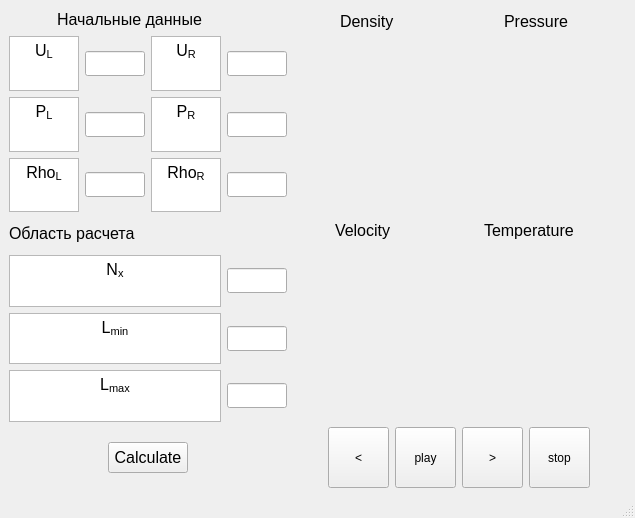
<?xml version="1.0" encoding="UTF-8"?>
<ui version="4.0">
 <class>View</class>
 <widget class="QMainWindow" name="View">
  <property name="geometry">
   <rect>
    <x>0</x>
    <y>0</y>
    <width>635</width>
    <height>518</height>
   </rect>
  </property>
  <property name="minimumSize">
   <size>
    <width>635</width>
    <height>518</height>
   </size>
  </property>
  <property name="windowTitle">
   <string>Shock tube</string>
  </property>
  <widget class="QWidget" name="centralwidget">
   <layout class="QGridLayout" name="gridLayout_8">
    <item row="0" column="0">
     <layout class="QGridLayout" name="gridLayout_7">
      <item row="0" column="0">
       <layout class="QGridLayout" name="gridLayout_3">
        <item row="0" column="0" alignment="Qt::AlignHCenter">
         <widget class="QLabel" name="label_11">
          <property name="sizePolicy">
           <sizepolicy hsizetype="Minimum" vsizetype="Minimum">
            <horstretch>0</horstretch>
            <verstretch>0</verstretch>
           </sizepolicy>
          </property>
          <property name="minimumSize">
           <size>
            <width>181</width>
            <height>21</height>
           </size>
          </property>
          <property name="maximumSize">
           <size>
            <width>181</width>
            <height>21</height>
           </size>
          </property>
          <property name="font">
           <font>
            <pointsize>12</pointsize>
           </font>
          </property>
          <property name="text">
           <string>Начальные данные</string>
          </property>
         </widget>
        </item>
        <item row="1" column="0">
         <layout class="QGridLayout" name="gridLayout_2">
          <item row="1" column="3">
           <widget class="QLineEdit" name="PressureRight">
            <property name="sizePolicy">
             <sizepolicy hsizetype="Minimum" vsizetype="Minimum">
              <horstretch>0</horstretch>
              <verstretch>0</verstretch>
             </sizepolicy>
            </property>
            <property name="minimumSize">
             <size>
              <width>60</width>
              <height>25</height>
             </size>
            </property>
            <property name="maximumSize">
             <size>
              <width>60</width>
              <height>25</height>
             </size>
            </property>
           </widget>
          </item>
          <item row="0" column="1">
           <widget class="QLineEdit" name="VelocityLeft">
            <property name="sizePolicy">
             <sizepolicy hsizetype="Minimum" vsizetype="Minimum">
              <horstretch>0</horstretch>
              <verstretch>0</verstretch>
             </sizepolicy>
            </property>
            <property name="minimumSize">
             <size>
              <width>60</width>
              <height>25</height>
             </size>
            </property>
            <property name="maximumSize">
             <size>
              <width>60</width>
              <height>25</height>
             </size>
            </property>
            <property name="text">
             <string/>
            </property>
           </widget>
          </item>
          <item row="1" column="1">
           <widget class="QLineEdit" name="PressureLeft">
            <property name="sizePolicy">
             <sizepolicy hsizetype="Minimum" vsizetype="Minimum">
              <horstretch>0</horstretch>
              <verstretch>0</verstretch>
             </sizepolicy>
            </property>
            <property name="minimumSize">
             <size>
              <width>60</width>
              <height>25</height>
             </size>
            </property>
            <property name="maximumSize">
             <size>
              <width>60</width>
              <height>25</height>
             </size>
            </property>
            <property name="text">
             <string/>
            </property>
           </widget>
          </item>
          <item row="0" column="3">
           <widget class="QLineEdit" name="VelocityRight">
            <property name="sizePolicy">
             <sizepolicy hsizetype="Minimum" vsizetype="Minimum">
              <horstretch>0</horstretch>
              <verstretch>0</verstretch>
             </sizepolicy>
            </property>
            <property name="minimumSize">
             <size>
              <width>60</width>
              <height>25</height>
             </size>
            </property>
            <property name="maximumSize">
             <size>
              <width>60</width>
              <height>25</height>
             </size>
            </property>
           </widget>
          </item>
          <item row="2" column="1">
           <widget class="QLineEdit" name="DensityLeft">
            <property name="sizePolicy">
             <sizepolicy hsizetype="Minimum" vsizetype="Minimum">
              <horstretch>0</horstretch>
              <verstretch>0</verstretch>
             </sizepolicy>
            </property>
            <property name="minimumSize">
             <size>
              <width>60</width>
              <height>25</height>
             </size>
            </property>
            <property name="maximumSize">
             <size>
              <width>60</width>
              <height>25</height>
             </size>
            </property>
            <property name="text">
             <string/>
            </property>
           </widget>
          </item>
          <item row="2" column="3">
           <widget class="QLineEdit" name="DensityRight">
            <property name="sizePolicy">
             <sizepolicy hsizetype="Minimum" vsizetype="Minimum">
              <horstretch>0</horstretch>
              <verstretch>0</verstretch>
             </sizepolicy>
            </property>
            <property name="minimumSize">
             <size>
              <width>60</width>
              <height>25</height>
             </size>
            </property>
            <property name="maximumSize">
             <size>
              <width>60</width>
              <height>25</height>
             </size>
            </property>
           </widget>
          </item>
          <item row="0" column="0">
           <widget class="QTextEdit" name="textEdit_4">
            <property name="html">
             <string>&lt;!DOCTYPE HTML PUBLIC &quot;-//W3C//DTD HTML 4.0//EN&quot; &quot;http://www.w3.org/TR/REC-html40/strict.dtd&quot;&gt;
&lt;html&gt;&lt;head&gt;&lt;meta name=&quot;qrichtext&quot; content=&quot;1&quot; /&gt;&lt;style type=&quot;text/css&quot;&gt;
p, li { white-space: pre-wrap; }
&lt;/style&gt;&lt;/head&gt;&lt;body style=&quot; font-family:'MS Shell Dlg 2'; font-size:7.8pt; font-weight:400; font-style:normal;&quot;&gt;
&lt;p align=&quot;center&quot; style=&quot; margin-top:0px; margin-bottom:0px; margin-left:0px; margin-right:0px; -qt-block-indent:0; text-indent:0px;&quot;&gt;&lt;span style=&quot; font-size:12pt;&quot;&gt;U&lt;/span&gt;&lt;span style=&quot; font-size:12pt; vertical-align:sub;&quot;&gt;L&lt;/span&gt;&lt;/p&gt;&lt;/body&gt;&lt;/html&gt;</string>
            </property>
           </widget>
          </item>
          <item row="0" column="2">
           <widget class="QTextEdit" name="textEdit_5">
            <property name="html">
             <string>&lt;!DOCTYPE HTML PUBLIC &quot;-//W3C//DTD HTML 4.0//EN&quot; &quot;http://www.w3.org/TR/REC-html40/strict.dtd&quot;&gt;
&lt;html&gt;&lt;head&gt;&lt;meta name=&quot;qrichtext&quot; content=&quot;1&quot; /&gt;&lt;style type=&quot;text/css&quot;&gt;
p, li { white-space: pre-wrap; }
&lt;/style&gt;&lt;/head&gt;&lt;body style=&quot; font-family:'MS Shell Dlg 2'; font-size:7.8pt; font-weight:400; font-style:normal;&quot;&gt;
&lt;p align=&quot;center&quot; style=&quot; margin-top:0px; margin-bottom:0px; margin-left:0px; margin-right:0px; -qt-block-indent:0; text-indent:0px;&quot;&gt;&lt;span style=&quot; font-size:12pt;&quot;&gt;U&lt;/span&gt;&lt;span style=&quot; font-size:12pt; vertical-align:sub;&quot;&gt;R&lt;/span&gt;&lt;/p&gt;&lt;/body&gt;&lt;/html&gt;</string>
            </property>
           </widget>
          </item>
          <item row="1" column="0">
           <widget class="QTextEdit" name="textEdit_6">
            <property name="html">
             <string>&lt;!DOCTYPE HTML PUBLIC &quot;-//W3C//DTD HTML 4.0//EN&quot; &quot;http://www.w3.org/TR/REC-html40/strict.dtd&quot;&gt;
&lt;html&gt;&lt;head&gt;&lt;meta name=&quot;qrichtext&quot; content=&quot;1&quot; /&gt;&lt;style type=&quot;text/css&quot;&gt;
p, li { white-space: pre-wrap; }
&lt;/style&gt;&lt;/head&gt;&lt;body style=&quot; font-family:'MS Shell Dlg 2'; font-size:7.8pt; font-weight:400; font-style:normal;&quot;&gt;
&lt;p align=&quot;center&quot; style=&quot; margin-top:0px; margin-bottom:0px; margin-left:0px; margin-right:0px; -qt-block-indent:0; text-indent:0px;&quot;&gt;&lt;span style=&quot; font-size:12pt;&quot;&gt;P&lt;/span&gt;&lt;span style=&quot; font-size:12pt; vertical-align:sub;&quot;&gt;L&lt;/span&gt;&lt;/p&gt;&lt;/body&gt;&lt;/html&gt;</string>
            </property>
           </widget>
          </item>
          <item row="2" column="0">
           <widget class="QTextEdit" name="textEdit_7">
            <property name="html">
             <string>&lt;!DOCTYPE HTML PUBLIC &quot;-//W3C//DTD HTML 4.0//EN&quot; &quot;http://www.w3.org/TR/REC-html40/strict.dtd&quot;&gt;
&lt;html&gt;&lt;head&gt;&lt;meta name=&quot;qrichtext&quot; content=&quot;1&quot; /&gt;&lt;style type=&quot;text/css&quot;&gt;
p, li { white-space: pre-wrap; }
&lt;/style&gt;&lt;/head&gt;&lt;body style=&quot; font-family:'MS Shell Dlg 2'; font-size:7.8pt; font-weight:400; font-style:normal;&quot;&gt;
&lt;p align=&quot;center&quot; style=&quot; margin-top:0px; margin-bottom:0px; margin-left:0px; margin-right:0px; -qt-block-indent:0; text-indent:0px;&quot;&gt;&lt;span style=&quot; font-size:12pt;&quot;&gt;Rho&lt;/span&gt;&lt;span style=&quot; font-size:12pt; vertical-align:sub;&quot;&gt;L&lt;/span&gt;&lt;/p&gt;&lt;/body&gt;&lt;/html&gt;</string>
            </property>
           </widget>
          </item>
          <item row="1" column="2">
           <widget class="QTextEdit" name="textEdit_8">
            <property name="html">
             <string>&lt;!DOCTYPE HTML PUBLIC &quot;-//W3C//DTD HTML 4.0//EN&quot; &quot;http://www.w3.org/TR/REC-html40/strict.dtd&quot;&gt;
&lt;html&gt;&lt;head&gt;&lt;meta name=&quot;qrichtext&quot; content=&quot;1&quot; /&gt;&lt;style type=&quot;text/css&quot;&gt;
p, li { white-space: pre-wrap; }
&lt;/style&gt;&lt;/head&gt;&lt;body style=&quot; font-family:'MS Shell Dlg 2'; font-size:7.8pt; font-weight:400; font-style:normal;&quot;&gt;
&lt;p align=&quot;center&quot; style=&quot; margin-top:0px; margin-bottom:0px; margin-left:0px; margin-right:0px; -qt-block-indent:0; text-indent:0px;&quot;&gt;&lt;span style=&quot; font-size:12pt;&quot;&gt;P&lt;/span&gt;&lt;span style=&quot; font-size:12pt; vertical-align:sub;&quot;&gt;R&lt;/span&gt;&lt;/p&gt;&lt;/body&gt;&lt;/html&gt;</string>
            </property>
           </widget>
          </item>
          <item row="2" column="2">
           <widget class="QTextEdit" name="textEdit_9">
            <property name="html">
             <string>&lt;!DOCTYPE HTML PUBLIC &quot;-//W3C//DTD HTML 4.0//EN&quot; &quot;http://www.w3.org/TR/REC-html40/strict.dtd&quot;&gt;
&lt;html&gt;&lt;head&gt;&lt;meta name=&quot;qrichtext&quot; content=&quot;1&quot; /&gt;&lt;style type=&quot;text/css&quot;&gt;
p, li { white-space: pre-wrap; }
&lt;/style&gt;&lt;/head&gt;&lt;body style=&quot; font-family:'MS Shell Dlg 2'; font-size:7.8pt; font-weight:400; font-style:normal;&quot;&gt;
&lt;p align=&quot;center&quot; style=&quot; margin-top:0px; margin-bottom:0px; margin-left:0px; margin-right:0px; -qt-block-indent:0; text-indent:0px;&quot;&gt;&lt;span style=&quot; font-size:12pt;&quot;&gt;Rho&lt;/span&gt;&lt;span style=&quot; font-size:12pt; vertical-align:sub;&quot;&gt;R&lt;/span&gt;&lt;/p&gt;&lt;/body&gt;&lt;/html&gt;</string>
            </property>
           </widget>
          </item>
         </layout>
        </item>
       </layout>
      </item>
      <item row="0" column="1" rowspan="3">
       <layout class="QGridLayout" name="gridLayout">
        <item row="0" column="0" alignment="Qt::AlignHCenter">
         <widget class="QLabel" name="label">
          <property name="sizePolicy">
           <sizepolicy hsizetype="Minimum" vsizetype="Minimum">
            <horstretch>0</horstretch>
            <verstretch>0</verstretch>
           </sizepolicy>
          </property>
          <property name="minimumSize">
           <size>
            <width>70</width>
            <height>25</height>
           </size>
          </property>
          <property name="maximumSize">
           <size>
            <width>70</width>
            <height>25</height>
           </size>
          </property>
          <property name="font">
           <font>
            <pointsize>12</pointsize>
           </font>
          </property>
          <property name="text">
           <string>Density</string>
          </property>
         </widget>
        </item>
        <item row="0" column="1" alignment="Qt::AlignHCenter">
         <widget class="QLabel" name="label_3">
          <property name="sizePolicy">
           <sizepolicy hsizetype="Minimum" vsizetype="Minimum">
            <horstretch>0</horstretch>
            <verstretch>0</verstretch>
           </sizepolicy>
          </property>
          <property name="minimumSize">
           <size>
            <width>80</width>
            <height>25</height>
           </size>
          </property>
          <property name="maximumSize">
           <size>
            <width>80</width>
            <height>25</height>
           </size>
          </property>
          <property name="font">
           <font>
            <pointsize>12</pointsize>
           </font>
          </property>
          <property name="text">
           <string>Pressure</string>
          </property>
         </widget>
        </item>
        <item row="1" column="0">
         <widget class="QCustomPlot" name="DensityPlot" native="true">
          <property name="sizePolicy">
           <sizepolicy hsizetype="Expanding" vsizetype="Expanding">
            <horstretch>0</horstretch>
            <verstretch>0</verstretch>
           </sizepolicy>
          </property>
          <property name="minimumSize">
           <size>
            <width>200</width>
            <height>150</height>
           </size>
          </property>
         </widget>
        </item>
        <item row="1" column="1">
         <widget class="QCustomPlot" name="PressurePlot" native="true">
          <property name="sizePolicy">
           <sizepolicy hsizetype="Expanding" vsizetype="Expanding">
            <horstretch>0</horstretch>
            <verstretch>0</verstretch>
           </sizepolicy>
          </property>
          <property name="minimumSize">
           <size>
            <width>200</width>
            <height>150</height>
           </size>
          </property>
         </widget>
        </item>
        <item row="2" column="0" alignment="Qt::AlignHCenter">
         <widget class="QLabel" name="label_2">
          <property name="sizePolicy">
           <sizepolicy hsizetype="Minimum" vsizetype="Minimum">
            <horstretch>0</horstretch>
            <verstretch>0</verstretch>
           </sizepolicy>
          </property>
          <property name="minimumSize">
           <size>
            <width>80</width>
            <height>25</height>
           </size>
          </property>
          <property name="maximumSize">
           <size>
            <width>80</width>
            <height>25</height>
           </size>
          </property>
          <property name="font">
           <font>
            <pointsize>12</pointsize>
           </font>
          </property>
          <property name="text">
           <string>Velocity</string>
          </property>
         </widget>
        </item>
        <item row="2" column="1" alignment="Qt::AlignHCenter">
         <widget class="QLabel" name="label_4">
          <property name="sizePolicy">
           <sizepolicy hsizetype="Minimum" vsizetype="Minimum">
            <horstretch>0</horstretch>
            <verstretch>0</verstretch>
           </sizepolicy>
          </property>
          <property name="minimumSize">
           <size>
            <width>120</width>
            <height>25</height>
           </size>
          </property>
          <property name="maximumSize">
           <size>
            <width>120</width>
            <height>25</height>
           </size>
          </property>
          <property name="font">
           <font>
            <pointsize>12</pointsize>
           </font>
          </property>
          <property name="text">
           <string>Temperature</string>
          </property>
         </widget>
        </item>
        <item row="3" column="0">
         <widget class="QCustomPlot" name="VelocityPlot" native="true">
          <property name="sizePolicy">
           <sizepolicy hsizetype="Expanding" vsizetype="Expanding">
            <horstretch>0</horstretch>
            <verstretch>0</verstretch>
           </sizepolicy>
          </property>
          <property name="minimumSize">
           <size>
            <width>200</width>
            <height>150</height>
           </size>
          </property>
         </widget>
        </item>
        <item row="3" column="1">
         <widget class="QCustomPlot" name="TemperaturePlot" native="true">
          <property name="sizePolicy">
           <sizepolicy hsizetype="Expanding" vsizetype="Expanding">
            <horstretch>0</horstretch>
            <verstretch>0</verstretch>
           </sizepolicy>
          </property>
          <property name="minimumSize">
           <size>
            <width>200</width>
            <height>150</height>
           </size>
          </property>
         </widget>
        </item>
       </layout>
      </item>
      <item row="3" column="1">
       <layout class="QGridLayout" name="gridLayout_6">
        <item row="0" column="2">
         <widget class="QPushButton" name="Play">
          <property name="sizePolicy">
           <sizepolicy hsizetype="Minimum" vsizetype="Minimum">
            <horstretch>0</horstretch>
            <verstretch>0</verstretch>
           </sizepolicy>
          </property>
          <property name="minimumSize">
           <size>
            <width>61</width>
            <height>61</height>
           </size>
          </property>
          <property name="maximumSize">
           <size>
            <width>61</width>
            <height>61</height>
           </size>
          </property>
          <property name="text">
           <string>play</string>
          </property>
          <property name="icon">
           <iconset>
            <normaloff>../build-sod-Desktop_Qt_5_13_1_MinGW_64_bit-Debug/debug/play.jpg</normaloff>../build-sod-Desktop_Qt_5_13_1_MinGW_64_bit-Debug/debug/play.jpg</iconset>
          </property>
          <property name="iconSize">
           <size>
            <width>50</width>
            <height>50</height>
           </size>
          </property>
         </widget>
        </item>
        <item row="0" column="3">
         <widget class="QPushButton" name="Right">
          <property name="sizePolicy">
           <sizepolicy hsizetype="Minimum" vsizetype="Minimum">
            <horstretch>0</horstretch>
            <verstretch>0</verstretch>
           </sizepolicy>
          </property>
          <property name="minimumSize">
           <size>
            <width>61</width>
            <height>61</height>
           </size>
          </property>
          <property name="maximumSize">
           <size>
            <width>61</width>
            <height>61</height>
           </size>
          </property>
          <property name="text">
           <string>&gt;</string>
          </property>
          <property name="icon">
           <iconset>
            <normaloff>../build-sod-Desktop_Qt_5_13_1_MinGW_64_bit-Debug/debug/right.jpg</normaloff>../build-sod-Desktop_Qt_5_13_1_MinGW_64_bit-Debug/debug/right.jpg</iconset>
          </property>
          <property name="iconSize">
           <size>
            <width>50</width>
            <height>50</height>
           </size>
          </property>
         </widget>
        </item>
        <item row="0" column="0">
         <spacer name="horizontalSpacer">
          <property name="orientation">
           <enum>Qt::Horizontal</enum>
          </property>
          <property name="sizeHint" stdset="0">
           <size>
            <width>40</width>
            <height>20</height>
           </size>
          </property>
         </spacer>
        </item>
        <item row="0" column="1">
         <widget class="QPushButton" name="Left">
          <property name="sizePolicy">
           <sizepolicy hsizetype="Minimum" vsizetype="Minimum">
            <horstretch>0</horstretch>
            <verstretch>0</verstretch>
           </sizepolicy>
          </property>
          <property name="minimumSize">
           <size>
            <width>61</width>
            <height>61</height>
           </size>
          </property>
          <property name="maximumSize">
           <size>
            <width>61</width>
            <height>61</height>
           </size>
          </property>
          <property name="text">
           <string>&lt;</string>
          </property>
          <property name="icon">
           <iconset>
            <normaloff>../build-sod-Desktop_Qt_5_13_1_MinGW_64_bit-Debug/debug/left.jpg</normaloff>../build-sod-Desktop_Qt_5_13_1_MinGW_64_bit-Debug/debug/left.jpg</iconset>
          </property>
          <property name="iconSize">
           <size>
            <width>50</width>
            <height>50</height>
           </size>
          </property>
         </widget>
        </item>
        <item row="0" column="4">
         <widget class="QPushButton" name="Stop">
          <property name="sizePolicy">
           <sizepolicy hsizetype="Minimum" vsizetype="Minimum">
            <horstretch>0</horstretch>
            <verstretch>0</verstretch>
           </sizepolicy>
          </property>
          <property name="minimumSize">
           <size>
            <width>61</width>
            <height>61</height>
           </size>
          </property>
          <property name="maximumSize">
           <size>
            <width>61</width>
            <height>61</height>
           </size>
          </property>
          <property name="text">
           <string>stop</string>
          </property>
          <property name="icon">
           <iconset>
            <normaloff>../build-sod-Desktop_Qt_5_13_1_MinGW_64_bit-Debug/debug/stop.jpg</normaloff>../build-sod-Desktop_Qt_5_13_1_MinGW_64_bit-Debug/debug/stop.jpg</iconset>
          </property>
          <property name="iconSize">
           <size>
            <width>50</width>
            <height>50</height>
           </size>
          </property>
         </widget>
        </item>
        <item row="0" column="5">
         <spacer name="horizontalSpacer_2">
          <property name="orientation">
           <enum>Qt::Horizontal</enum>
          </property>
          <property name="sizeHint" stdset="0">
           <size>
            <width>40</width>
            <height>20</height>
           </size>
          </property>
         </spacer>
        </item>
       </layout>
      </item>
      <item row="2" column="0">
       <layout class="QGridLayout" name="gridLayout_5">
        <item row="3" column="0">
         <spacer name="verticalSpacer">
          <property name="orientation">
           <enum>Qt::Vertical</enum>
          </property>
          <property name="sizeHint" stdset="0">
           <size>
            <width>20</width>
            <height>40</height>
           </size>
          </property>
         </spacer>
        </item>
        <item row="1" column="0">
         <widget class="QLabel" name="label_15">
          <property name="sizePolicy">
           <sizepolicy hsizetype="Minimum" vsizetype="Minimum">
            <horstretch>0</horstretch>
            <verstretch>0</verstretch>
           </sizepolicy>
          </property>
          <property name="minimumSize">
           <size>
            <width>161</width>
            <height>31</height>
           </size>
          </property>
          <property name="maximumSize">
           <size>
            <width>161</width>
            <height>31</height>
           </size>
          </property>
          <property name="font">
           <font>
            <pointsize>12</pointsize>
           </font>
          </property>
          <property name="text">
           <string>Область расчета</string>
          </property>
         </widget>
        </item>
        <item row="2" column="0">
         <layout class="QGridLayout" name="gridLayout_4">
          <item row="2" column="1">
           <widget class="QLineEdit" name="Lmin">
            <property name="sizePolicy">
             <sizepolicy hsizetype="Minimum" vsizetype="Minimum">
              <horstretch>0</horstretch>
              <verstretch>0</verstretch>
             </sizepolicy>
            </property>
            <property name="minimumSize">
             <size>
              <width>60</width>
              <height>25</height>
             </size>
            </property>
            <property name="maximumSize">
             <size>
              <width>60</width>
              <height>25</height>
             </size>
            </property>
           </widget>
          </item>
          <item row="3" column="1">
           <widget class="QLineEdit" name="Lmax">
            <property name="sizePolicy">
             <sizepolicy hsizetype="Minimum" vsizetype="Minimum">
              <horstretch>0</horstretch>
              <verstretch>0</verstretch>
             </sizepolicy>
            </property>
            <property name="minimumSize">
             <size>
              <width>60</width>
              <height>25</height>
             </size>
            </property>
            <property name="maximumSize">
             <size>
              <width>60</width>
              <height>25</height>
             </size>
            </property>
           </widget>
          </item>
          <item row="0" column="1">
           <widget class="QLineEdit" name="Nx">
            <property name="sizePolicy">
             <sizepolicy hsizetype="Minimum" vsizetype="Minimum">
              <horstretch>0</horstretch>
              <verstretch>0</verstretch>
             </sizepolicy>
            </property>
            <property name="minimumSize">
             <size>
              <width>60</width>
              <height>25</height>
             </size>
            </property>
            <property name="maximumSize">
             <size>
              <width>60</width>
              <height>25</height>
             </size>
            </property>
           </widget>
          </item>
          <item row="0" column="0">
           <widget class="QTextEdit" name="textEdit">
            <property name="html">
             <string>&lt;!DOCTYPE HTML PUBLIC &quot;-//W3C//DTD HTML 4.0//EN&quot; &quot;http://www.w3.org/TR/REC-html40/strict.dtd&quot;&gt;
&lt;html&gt;&lt;head&gt;&lt;meta name=&quot;qrichtext&quot; content=&quot;1&quot; /&gt;&lt;style type=&quot;text/css&quot;&gt;
p, li { white-space: pre-wrap; }
&lt;/style&gt;&lt;/head&gt;&lt;body style=&quot; font-family:'MS Shell Dlg 2'; font-size:7.8pt; font-weight:400; font-style:normal;&quot;&gt;
&lt;p align=&quot;center&quot; style=&quot; margin-top:0px; margin-bottom:0px; margin-left:0px; margin-right:0px; -qt-block-indent:0; text-indent:0px;&quot;&gt;&lt;span style=&quot; font-size:12pt;&quot;&gt;N&lt;/span&gt;&lt;span style=&quot; font-size:12pt; vertical-align:sub;&quot;&gt;x&lt;/span&gt;&lt;/p&gt;&lt;/body&gt;&lt;/html&gt;</string>
            </property>
           </widget>
          </item>
          <item row="2" column="0">
           <widget class="QTextEdit" name="textEdit_2">
            <property name="html">
             <string>&lt;!DOCTYPE HTML PUBLIC &quot;-//W3C//DTD HTML 4.0//EN&quot; &quot;http://www.w3.org/TR/REC-html40/strict.dtd&quot;&gt;
&lt;html&gt;&lt;head&gt;&lt;meta name=&quot;qrichtext&quot; content=&quot;1&quot; /&gt;&lt;style type=&quot;text/css&quot;&gt;
p, li { white-space: pre-wrap; }
&lt;/style&gt;&lt;/head&gt;&lt;body style=&quot; font-family:'MS Shell Dlg 2'; font-size:7.8pt; font-weight:400; font-style:normal;&quot;&gt;
&lt;p align=&quot;center&quot; style=&quot; margin-top:0px; margin-bottom:0px; margin-left:0px; margin-right:0px; -qt-block-indent:0; text-indent:0px;&quot;&gt;&lt;span style=&quot; font-size:12pt;&quot;&gt;L&lt;/span&gt;&lt;span style=&quot; font-size:12pt; vertical-align:sub;&quot;&gt;min&lt;/span&gt;&lt;/p&gt;&lt;/body&gt;&lt;/html&gt;</string>
            </property>
           </widget>
          </item>
          <item row="3" column="0">
           <widget class="QTextEdit" name="textEdit_3">
            <property name="html">
             <string>&lt;!DOCTYPE HTML PUBLIC &quot;-//W3C//DTD HTML 4.0//EN&quot; &quot;http://www.w3.org/TR/REC-html40/strict.dtd&quot;&gt;
&lt;html&gt;&lt;head&gt;&lt;meta name=&quot;qrichtext&quot; content=&quot;1&quot; /&gt;&lt;style type=&quot;text/css&quot;&gt;
p, li { white-space: pre-wrap; }
&lt;/style&gt;&lt;/head&gt;&lt;body style=&quot; font-family:'MS Shell Dlg 2'; font-size:7.8pt; font-weight:400; font-style:normal;&quot;&gt;
&lt;p align=&quot;center&quot; style=&quot; margin-top:0px; margin-bottom:0px; margin-left:0px; margin-right:0px; -qt-block-indent:0; text-indent:0px;&quot;&gt;&lt;span style=&quot; font-size:12pt;&quot;&gt;L&lt;/span&gt;&lt;span style=&quot; font-size:12pt; vertical-align:sub;&quot;&gt;max&lt;/span&gt;&lt;/p&gt;&lt;/body&gt;&lt;/html&gt;</string>
            </property>
           </widget>
          </item>
         </layout>
        </item>
       </layout>
      </item>
      <item row="3" column="0" alignment="Qt::AlignHCenter">
       <widget class="QPushButton" name="Calculate">
        <property name="sizePolicy">
         <sizepolicy hsizetype="Minimum" vsizetype="Minimum">
          <horstretch>0</horstretch>
          <verstretch>0</verstretch>
         </sizepolicy>
        </property>
        <property name="maximumSize">
         <size>
          <width>111</width>
          <height>31</height>
         </size>
        </property>
        <property name="font">
         <font>
          <pointsize>12</pointsize>
         </font>
        </property>
        <property name="text">
         <string>Calculate</string>
        </property>
       </widget>
      </item>
      <item row="1" column="0">
       <spacer name="verticalSpacer_2">
        <property name="orientation">
         <enum>Qt::Vertical</enum>
        </property>
        <property name="sizeHint" stdset="0">
         <size>
          <width>20</width>
          <height>40</height>
         </size>
        </property>
       </spacer>
      </item>
     </layout>
    </item>
   </layout>
  </widget>
  <widget class="QMenuBar" name="menubar">
   <property name="geometry">
    <rect>
     <x>0</x>
     <y>0</y>
     <width>635</width>
     <height>21</height>
    </rect>
   </property>
  </widget>
  <widget class="QStatusBar" name="statusbar"/>
 </widget>
 <customwidgets>
  <customwidget>
   <class>QCustomPlot</class>
   <extends>QWidget</extends>
   <header>qcustomplot.h</header>
   <container>1</container>
  </customwidget>
 </customwidgets>
 <resources/>
 <connections/>
</ui>
